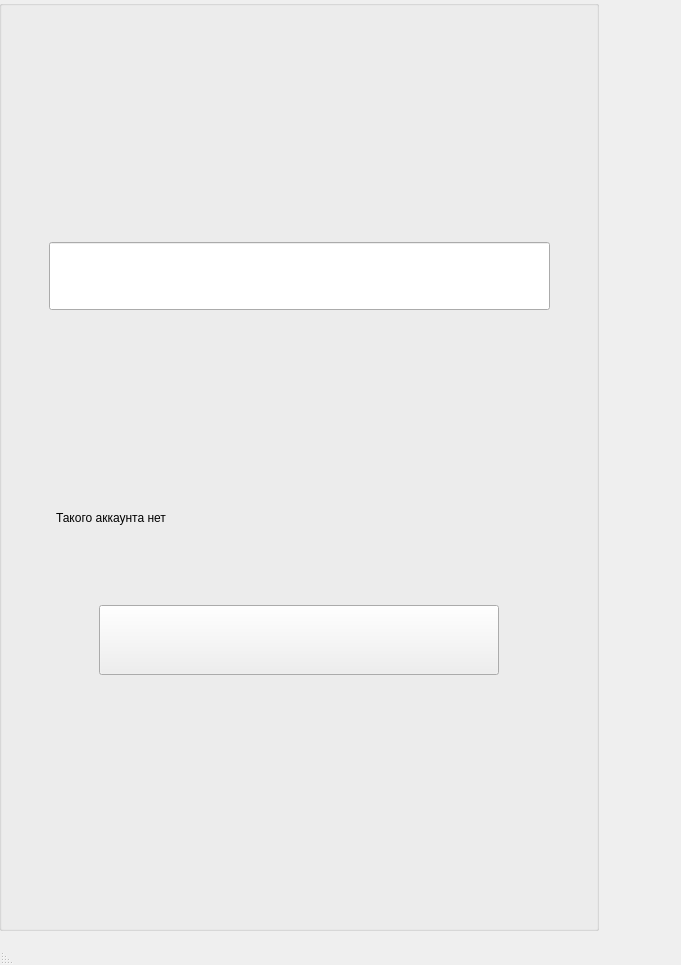
<?xml version="1.0" encoding="UTF-8"?>
<ui version="4.0">
 <class>MainWindow</class>
 <widget class="QMainWindow" name="MainWindow">
  <property name="geometry">
   <rect>
    <x>0</x>
    <y>0</y>
    <width>681</width>
    <height>965</height>
   </rect>
  </property>
  <property name="windowTitle">
   <string>MainWindow</string>
  </property>
  <property name="layoutDirection">
   <enum>Qt::RightToLeft</enum>
  </property>
  <property name="autoFillBackground">
   <bool>false</bool>
  </property>
  <widget class="QWidget" name="centralwidget">
   <widget class="QGroupBox" name="groupBox">
    <property name="geometry">
     <rect>
      <x>-1</x>
      <y>0</y>
      <width>600</width>
      <height>931</height>
     </rect>
    </property>
    <property name="title">
     <string/>
    </property>
    <widget class="QWidget" name="verticalLayoutWidget">
     <property name="geometry">
      <rect>
       <x>0</x>
       <y>0</y>
       <width>601</width>
       <height>931</height>
      </rect>
     </property>
     <layout class="QVBoxLayout" name="verticalLayout">
      <property name="sizeConstraint">
       <enum>QLayout::SetDefaultConstraint</enum>
      </property>
      <property name="leftMargin">
       <number>50</number>
      </property>
      <property name="topMargin">
       <number>60</number>
      </property>
      <property name="rightMargin">
       <number>50</number>
      </property>
      <property name="bottomMargin">
       <number>0</number>
      </property>
      <item>
       <widget class="QLabel" name="input_insta_text">
        <property name="enabled">
         <bool>true</bool>
        </property>
        <property name="minimumSize">
         <size>
          <width>101</width>
          <height>120</height>
         </size>
        </property>
        <property name="text">
         <string/>
        </property>
        <property name="pixmap">
         <pixmap>C:/Users/Acer/.designer/backup/fire.png</pixmap>
        </property>
       </widget>
      </item>
      <item>
       <widget class="QLabel" name="label">
        <property name="enabled">
         <bool>true</bool>
        </property>
        <property name="sizePolicy">
         <sizepolicy hsizetype="Minimum" vsizetype="Minimum">
          <horstretch>0</horstretch>
          <verstretch>0</verstretch>
         </sizepolicy>
        </property>
        <property name="minimumSize">
         <size>
          <width>101</width>
          <height>50</height>
         </size>
        </property>
        <property name="sizeIncrement">
         <size>
          <width>0</width>
          <height>50</height>
         </size>
        </property>
        <property name="baseSize">
         <size>
          <width>0</width>
          <height>50</height>
         </size>
        </property>
        <property name="text">
         <string/>
        </property>
        <property name="pixmap">
         <pixmap>C:/Users/Acer/.designer/backup/fire.png</pixmap>
        </property>
       </widget>
      </item>
      <item>
       <widget class="QLineEdit" name="input_instagramm">
        <property name="font">
         <font>
          <pointsize>40</pointsize>
         </font>
        </property>
        <property name="inputMask">
         <string/>
        </property>
       </widget>
      </item>
      <item>
       <spacer name="verticalSpacer">
        <property name="orientation">
         <enum>Qt::Vertical</enum>
        </property>
        <property name="sizeHint" stdset="0">
         <size>
          <width>20</width>
          <height>40</height>
         </size>
        </property>
       </spacer>
      </item>
      <item>
       <layout class="QHBoxLayout" name="horizontalLayout">
        <item>
         <spacer name="horizontalSpacer">
          <property name="orientation">
           <enum>Qt::Horizontal</enum>
          </property>
          <property name="sizeHint" stdset="0">
           <size>
            <width>40</width>
            <height>20</height>
           </size>
          </property>
         </spacer>
        </item>
        <item>
         <widget class="QPushButton" name="check_login_insta_button">
          <property name="sizePolicy">
           <sizepolicy hsizetype="Fixed" vsizetype="Fixed">
            <horstretch>151</horstretch>
            <verstretch>70</verstretch>
           </sizepolicy>
          </property>
          <property name="minimumSize">
           <size>
            <width>200</width>
            <height>70</height>
           </size>
          </property>
          <property name="maximumSize">
           <size>
            <width>400</width>
            <height>100</height>
           </size>
          </property>
          <property name="font">
           <font>
            <pointsize>40</pointsize>
           </font>
          </property>
          <property name="layoutDirection">
           <enum>Qt::LeftToRight</enum>
          </property>
          <property name="styleSheet">
           <string notr="true"/>
          </property>
          <property name="text">
           <string/>
          </property>
          <property name="shortcut">
           <string notr="true"/>
          </property>
         </widget>
        </item>
        <item>
         <spacer name="horizontalSpacer_2">
          <property name="orientation">
           <enum>Qt::Horizontal</enum>
          </property>
          <property name="sizeHint" stdset="0">
           <size>
            <width>40</width>
            <height>20</height>
           </size>
          </property>
         </spacer>
        </item>
       </layout>
      </item>
      <item>
       <widget class="QLabel" name="label_2">
        <property name="enabled">
         <bool>true</bool>
        </property>
        <property name="sizePolicy">
         <sizepolicy hsizetype="Minimum" vsizetype="Minimum">
          <horstretch>0</horstretch>
          <verstretch>0</verstretch>
         </sizepolicy>
        </property>
        <property name="minimumSize">
         <size>
          <width>101</width>
          <height>250</height>
         </size>
        </property>
        <property name="sizeIncrement">
         <size>
          <width>0</width>
          <height>50</height>
         </size>
        </property>
        <property name="baseSize">
         <size>
          <width>0</width>
          <height>50</height>
         </size>
        </property>
        <property name="text">
         <string/>
        </property>
        <property name="pixmap">
         <pixmap>C:/Users/Acer/.designer/backup/fire.png</pixmap>
        </property>
       </widget>
      </item>
     </layout>
    </widget>
   </widget>
   <widget class="QLabel" name="error_akk">
    <property name="geometry">
     <rect>
      <x>56</x>
      <y>472</y>
      <width>501</width>
      <height>91</height>
     </rect>
    </property>
    <property name="text">
     <string>Такого аккаунта нет</string>
    </property>
   </widget>
  </widget>
  <widget class="QMenuBar" name="menubar">
   <property name="geometry">
    <rect>
     <x>0</x>
     <y>0</y>
     <width>681</width>
     <height>21</height>
    </rect>
   </property>
  </widget>
  <widget class="QStatusBar" name="statusbar"/>
 </widget>
 <resources/>
 <connections/>
</ui>
